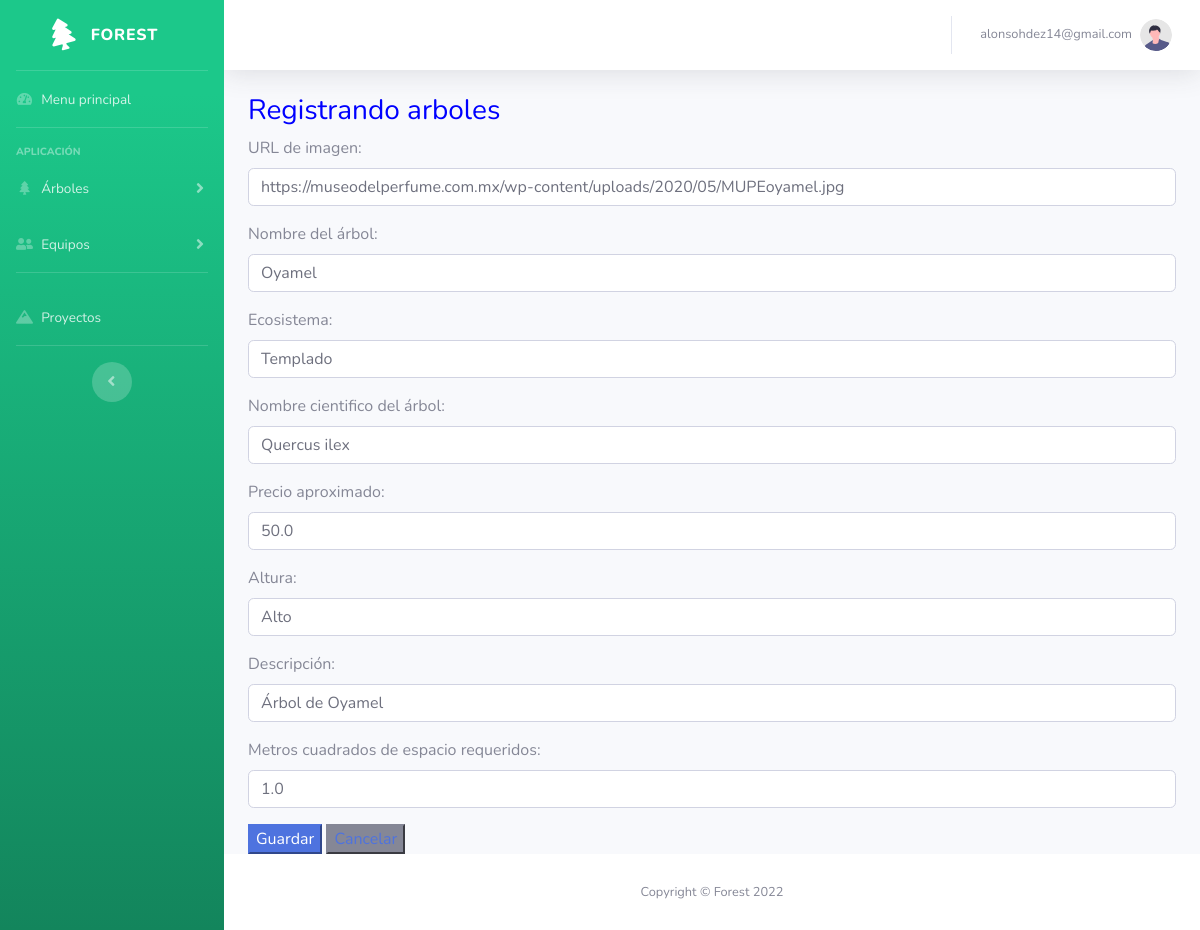
The page /arboles/editar/2 (signed in) on the database as committed earlier.
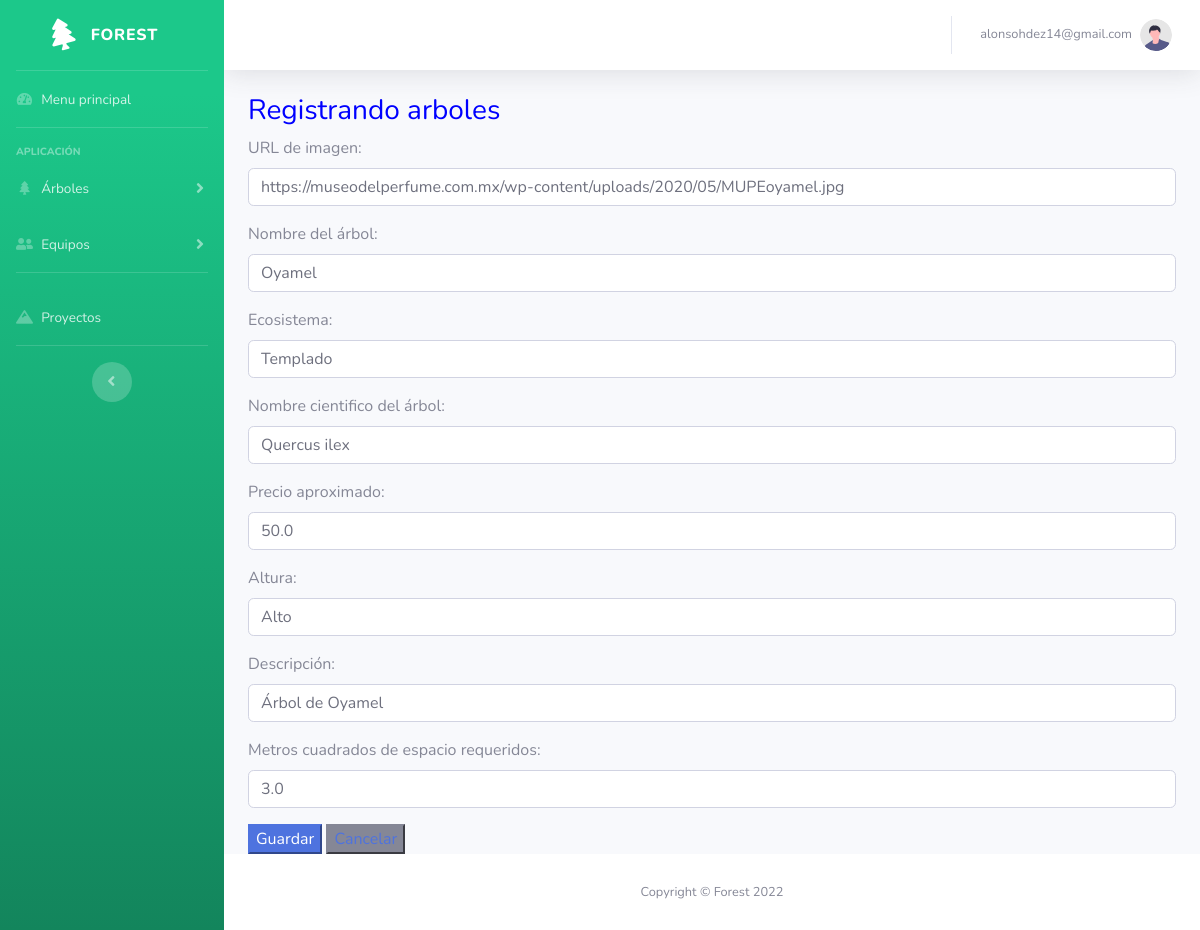
The same page on the database as committed later.
### arboles/models.py (models this page shows, shortened)
class Arbol(models.Model):
    urlImagen = models.CharField(max_length=150)
    nombre = models.CharField(max_length=30)
    descripcion = models.CharField(max_length=100)
    ecosistema = models.CharField(max_length=30)
    nombreCientifico = models.CharField(max_length=50)
    altura = models.CharField(max_length=30)
    precio = models.FloatField()
    metrosCuadrados = models.FloatField()

### arboles/views.py (the view)
# urls.py: path('editar/<pk>', views.editarArbol, name='editar_arbol'),
@login_required()
def editarArbol(request, pk):
    arbol = Arbol.objects.get(pk=pk)
    if request.method == 'GET':
        form = ArbolForm(instance=arbol)
    else:
        form = ArbolForm(request.POST, instance=arbol)
        if form.is_valid():
            form.save()
        return redirect('arboles')
    return render(request, 'crear_arbol.html', {'form': form})

### arboles/templates/crear_arbol.html (shortened to what this page needs)
{% extends "base.html" %}
{% block contenido %}
    <h3 style="color: blue;">Registrando arboles</h3>
    <form action="" method='post'>
        {{ form.as_p }}
        <div>
            <button type="submit" class="btn-primary">Guardar</button>
            <button  class="btn-secondary text-white">
                <a href="{% url 'arboles' %}">Cancelar</a>
            </button>
        </div>
    </form>
{% endblock%}

### templates/base.html (shortened to what this page needs)
{% load static %}
<!DOCTYPE html>
<html lang="en">
<head>
    <link href="{% static 'css/all.min.css' %}" rel="stylesheet" type="text/css">
    <link rel="stylesheet" href="https://use.fontawesome.com/releases/v5.8.1/css/all.css">
    <link href="{% static 'css/sb-admin-2.min.css' %}" rel="stylesheet">
    <link href="https://cdn.datatables.net/1.12.1/css/jquery.dataTables.min.css" rel="stylesheet">
</head>
<body id="page-top">
    <div id="wrapper">
        <ul class="navbar-nav bg-gradient-success sidebar sidebar-dark accordion" id="accordionSidebar">
            <a class="sidebar-brand d-flex align-items-center justify-content-center" href={% url 'home' %}>
                <div class="sidebar-brand-icon rotate-n-15">
                    <i class="fas fa-tree"></i>
                </div>
                <div class="sidebar-brand-text mx-3">Forest</div>
            <hr class="sidebar-divider my-0">
            <li class="nav-item">
                <a class="nav-link" href="{% url 'home' %}">
                    <i class="fas fa-fw fa-tachometer-alt"></i>
                    <span>Menu principal</span></a>
            </li>
            <hr class="sidebar-divider">
            <div class="sidebar-heading">
                Aplicación
            </div>
            <li class="nav-item">
                <a class="nav-link collapsed" href="#" data-toggle="collapse" data-target="#collapseTwo"
                    aria-expanded="true" aria-controls="collapseTwo">
                    <i class="fas fa-fw fa-tree"></i>
                    <span>Árboles</span>
                </a>
            </li>
            <li class="nav-item">
                <a class="nav-link collapsed" href="#" data-toggle="collapse" data-target="#collapseUtilities"
                    aria-expanded="true" aria-controls="collapseUtilities">
                    <i class="fas fa-fw fa-user-friends"></i>
                    <span>Equipos</span>
                </a>
            </li>
            <hr class="sidebar-divider">
            <li class="nav-item">
                <a class="nav-link" href="{% url 'lista_proyectos' %}">
                    <i class="fas fa-fw fa-mountain"></i>
                    <span>Proyectos</span></a>
            </li>
            <hr class="sidebar-divider d-none d-md-block">
            <div class="text-center d-none d-md-inline">
                <button class="rounded-circle border-0" id="sidebarToggle"></button>
            </div>
        </ul>
        <div id="content-wrapper" class="d-flex flex-column">
            <div id="content">
                <nav class="navbar navbar-expand navbar-light bg-white topbar mb-4 static-top shadow">
                    <ul class="navbar-nav ml-auto">
                        <li class="nav-item dropdown no-arrow">
                            <a class="nav-link dropdown-toggle" href="#" id="userDropdown" role="button"
                                data-toggle="dropdown" aria-haspopup="true" aria-expanded="false">
                                <span class="mr-2 d-none d-lg-inline text-gray-600 small">{% firstof request.user.email %}</span>
                                <img class="img-profile rounded-circle"
                                    src="{% static 'img/undraw_profile.svg' %}">
                            </a>
                        </li>
                    </ul>
                </nav>
                <div class="container-fluid">
                {% block contenido %}{% endblock %}
                </div>
            </div>
            <footer class="sticky-footer bg-white">
                <div class="container my-auto">
                    <div class="copyright text-center my-auto">
                        <span>Copyright &copy; Forest 2022</span>
                    </div>
                </div>
            </footer>
        </div>
    </div>
</body>
</html>

### arboles/templates/crear_arbol.html (style rules this page uses)
.text-white { color: white; }

Rows that differ between the two databases and show on the page:
changed Arbol "Oyamel": metrosCuadrados "1.0" → "3.0"
